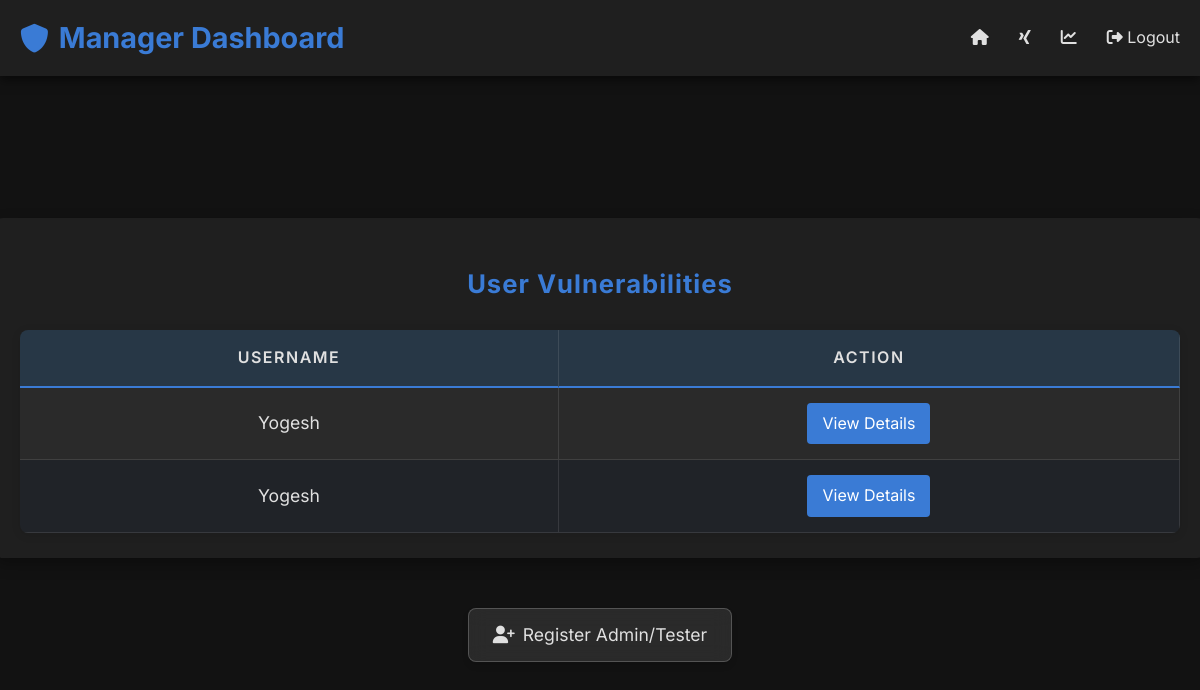
The app's page /dashboard (signed in), older data.
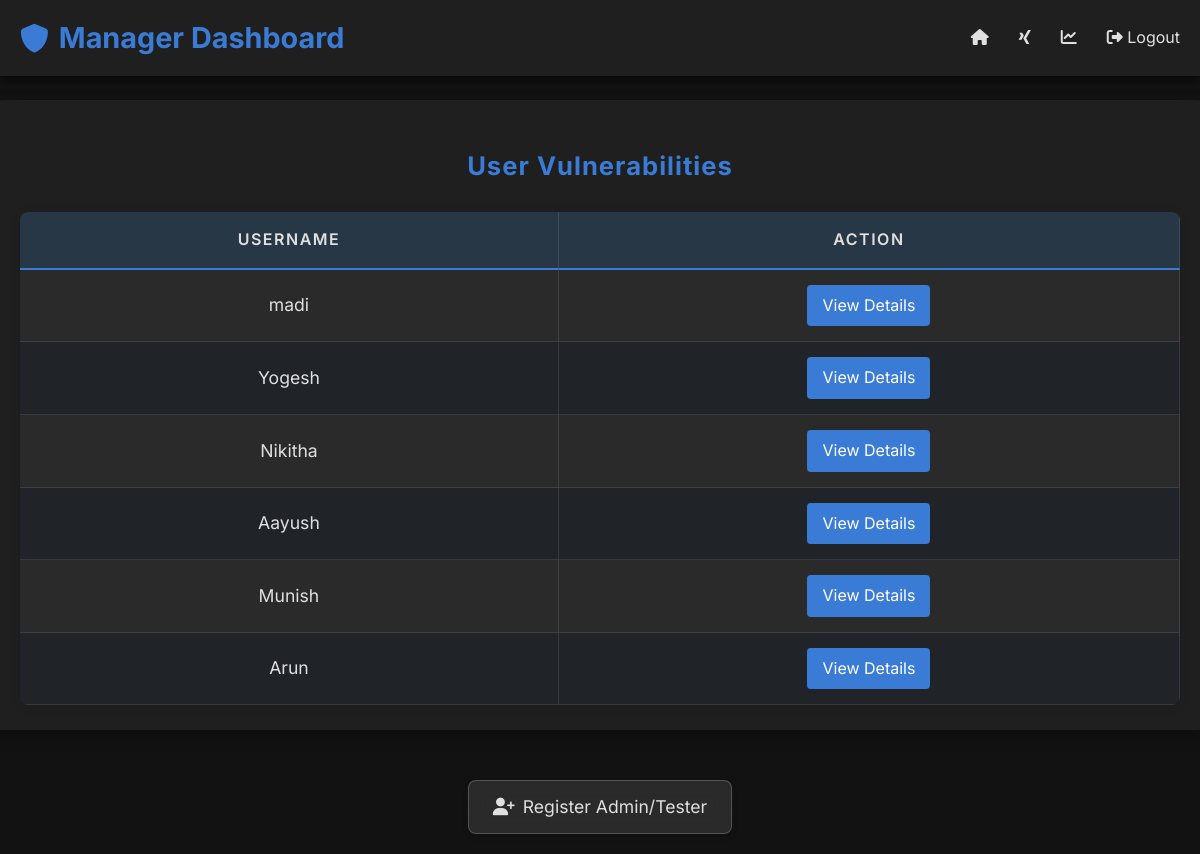
The same page, newer data.
### app.py (models this page shows)
class User(UserMixin, db.Model):
    id = db.Column(db.Integer, primary_key=True)
    name = db.Column(db.String(100), nullable=False)
    email = db.Column(db.String(120), unique=True, nullable=False)
    password = db.Column(db.String(200), nullable=False)
    role = db.Column(db.Enum('user', 'tester', 'admin', name='user_roles'), default='user', nullable=False)
    scanned_urls = db.relationship('ScannedURL', backref='owner', lazy=True)

### app.py (the view, shortened to what this page needs)
@app.route('/dashboard')
@login_required
def dashboard():
    if current_user.role == 'admin':
        users = User.query.filter_by(role='user').all()
        return render_template('admin.html', users=users, current_user=current_user)
    elif current_user.role == 'tester':
        assignments = Tester.query.filter_by(tester_id=current_user.id).all()
        return render_template('tester_dashboard.html', assignments=assignments)

### app.py (called while the page is built)
@login_manager.user_loader
def load_user(user_id):
    return User.query.get(int(user_id))

### templates/admin.html (shortened to what this page needs)
<!DOCTYPE html>
<html lang="en">
<head>
    <link href="https://cdnjs.cloudflare.com/ajax/libs/font-awesome/6.7.1/css/all.min.css" rel="stylesheet">
</head>
<body>
    <div class="navbar">
        <div class="logo">
            <i class="fa-solid fa-shield"></i>
            Manager Dashboard
        </div>
        <div class="navContent">
            <a href="/"><div><i class="fa-solid fa-house"></i></div></a>
            <a href="/home"><div><i class="fa-brands fa-xing"></i></div></a>
            <a href="/dashboard"><div><i class="fa-solid fa-chart-line"></i></div></a>
            {% if session['logged_in'] %}
            <a href="/logout"><div><i class="fa-solid fa-sign-out-alt"></i> Logout</div></a>
            {% else %}
            <a href="/login"><div><i class="fa-solid fa-sign-in-alt"></i> Login</div></a>
            {% endif %}
        </div>
    </div>
    <div class="content">
        <div class="table-container">
            <h2 class="table-title">User Vulnerabilities</h2>
            <table>
                <thead>
                    <tr>
                        <th>Username</th>
                        <th>Action</th>
                    </tr>
                </thead>
                <tbody>
                    {% for user in users %}
                    <tr>
                        <td>{{ user.name }}</td>
                        <td>
                            <a href="{{ url_for('user_vulnerabilities', user_id=user.id) }}" class="action-link">
                                View Details
                            </a>
                        </td>
                    </tr>
                    {% endfor %}
                </tbody>
            </table>
        </div>
        <a href="/registeradmin" class="glass-button">
            <i class="fa-solid fa-user-plus"></i>Register Admin/Tester
        </a>
    </div>
</body>
</html>

Row changes from the older to the newer data that the page shows:
changed User: name "Yogesh" → "madi"
added User: name "Nikitha"
added User: name "Aayush"
added User: name "Munish"
added User: name "Arun"
